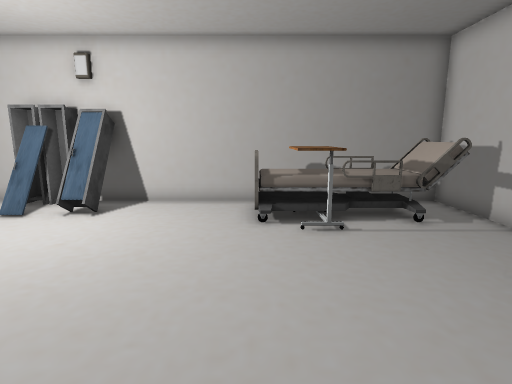
View 1 (above)

14 first-person views from a walk through a Unity game level. The camera is 1.2 m above the floor, tilts 10° down and sees 80° across. The floor is counted in squares, 0.5 m on a side. Each view is taken from the middle of a square. On the plan, view 1 faces up. The plan holds only what a view shows up to about 19 squares ahead; the rest is blank. The place goes on beyond the plan. Door leaves are left out, so doorways stand open. Some surface patterns are stand-ins.

View 2
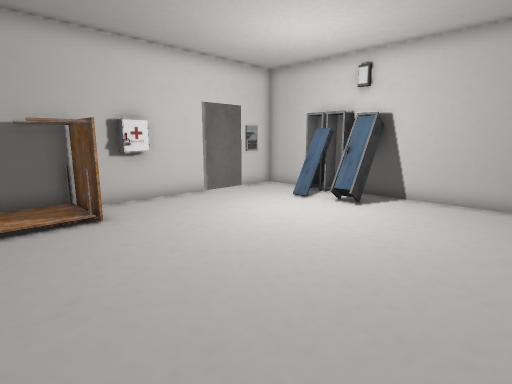

View 3
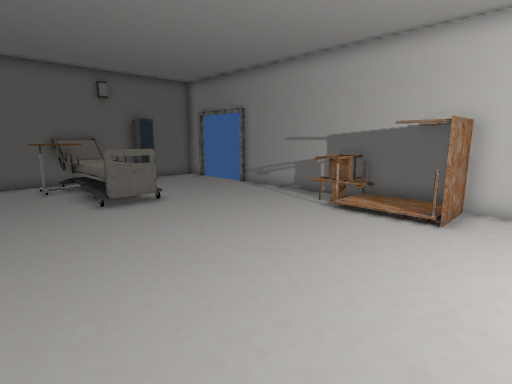

View 4
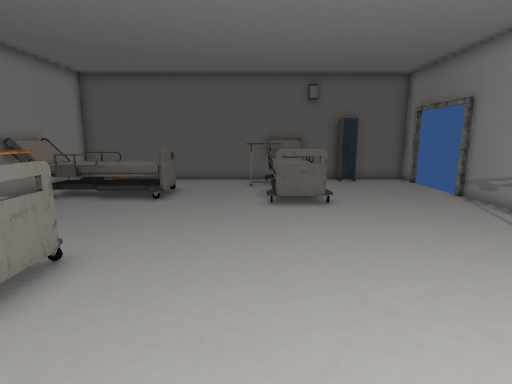

View 5
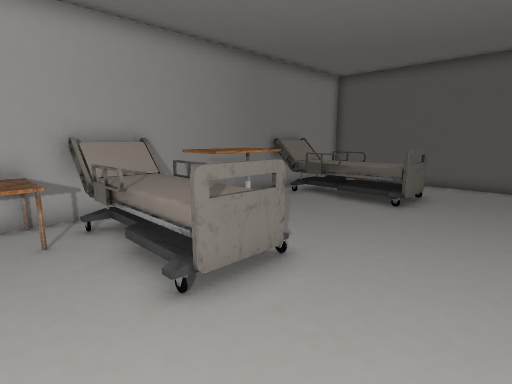

View 6
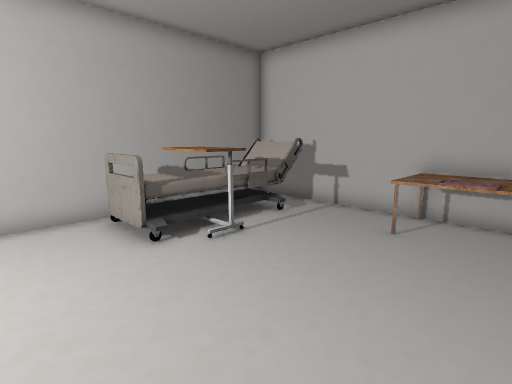

View 7
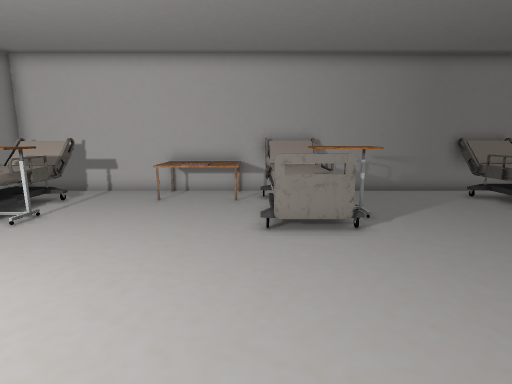

View 8
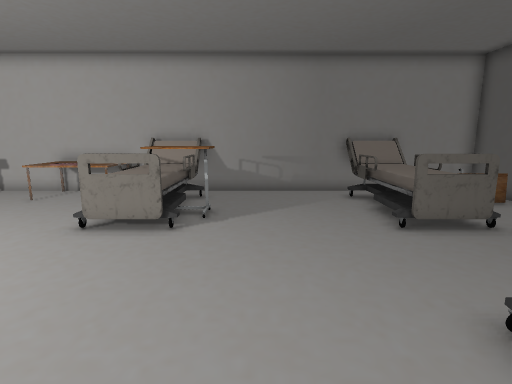

View 9
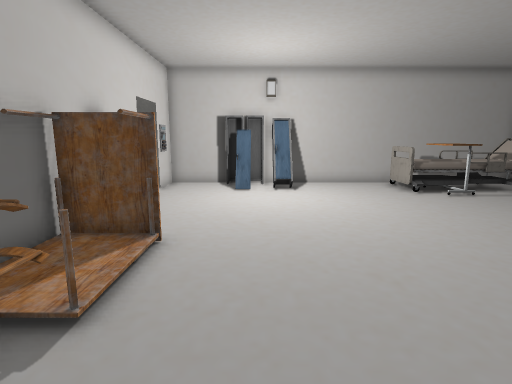

View 10
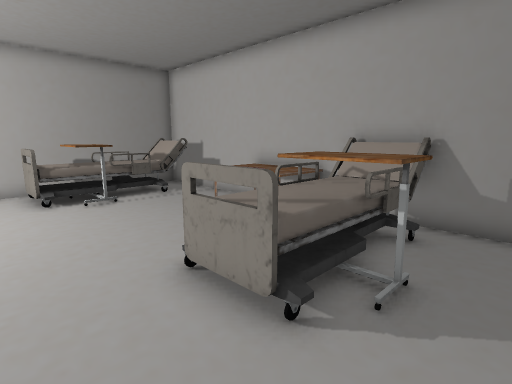

View 11
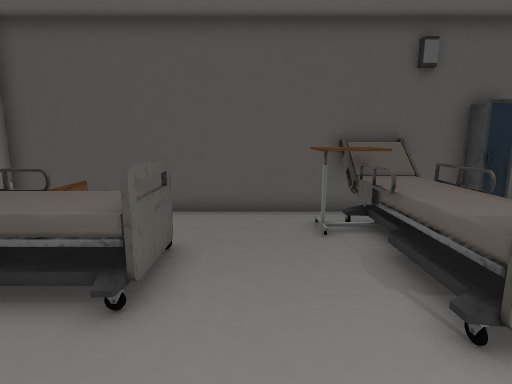

View 12
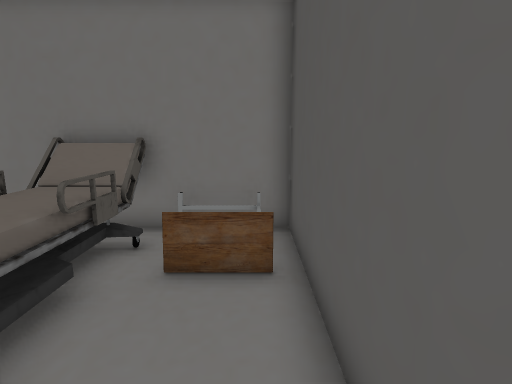

View 13
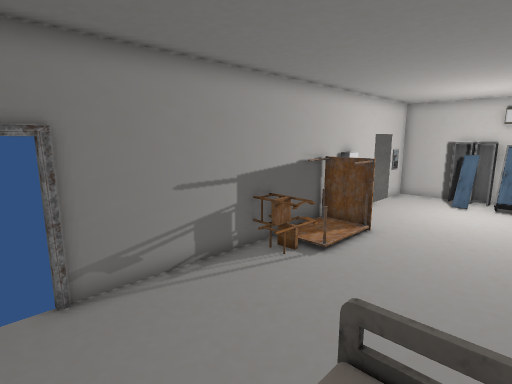

View 14
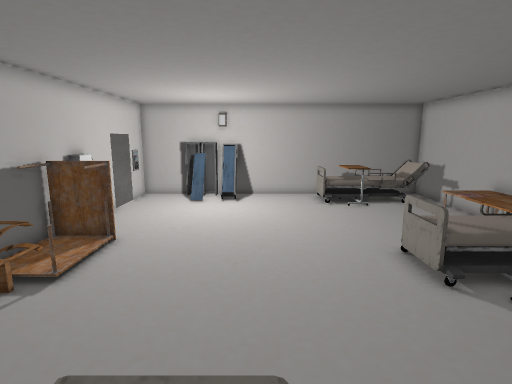

### Floor plan
Key: @ floor where view 1 was taken; # wall or solid block; . main floor; : floor 0.25 m higher than the main floor; + floor 0.75 m higher than the main floor; * floor 1 m higher than the main floor; / step, stairs or slope; D open door; = window, fence, low wall or low ledge; L locker; B bed; T table; C chair; O other object.
Columns run from 12 left of view 1 to 7 right of it. Each row starts with its distance up from view 1.
 12 ####LLLL############
 11 #..#LLLL....B..BB.B#
 10 #...LLLL....BBBBB B#
  9 DD..........BTTBBOB#
  8 DD...........TT....#
  7  ..................#
  6 #..................#
  5 #................TT#
  4 ##...............TT#
  3 ##...............=T#
  2  ###.............TT#
  1  ###............B./#
  0 #  /........@//+++ #
 -1 #T./........./  ++ #
 -2 #CC...........T/../#
 -3 # .................#
 -4 #..................#
 -5 #..................#
 -6 #..................#
 -7 #......*/..........#
 -8 #...... /....:BBBBB#
 -9 DD..... /....BBBBBB#
-10 DD....  /....BBBBBB#
-11 DD....B //.........#
-12 DD....   *......T  #
-13 ##.LL.  /.......T..#
-14 ####################

Where each view was taken, in squares from view 1:
view 1: 0 up, 0 right, facing up
view 2: 1 down, 0 right, facing up-left
view 3: 4 up, 0 right, facing down-left
view 4: 4 up, 3 left, facing down
view 5: 3 up, 3 left, facing down-right
view 6: 2 up, 3 left, facing up-right
view 7: 1 up, 7 left, facing right
view 8: 4 down, 7 left, facing right
view 9: 5 down, 7 left, facing up
view 10: 4 down, 2 left, facing up-right
view 11: 4 down, 1 left, facing down
view 12: 13 down, 1 left, facing right
view 13: 10 down, 4 left, facing up-left
view 14: 9 down, 4 left, facing up
